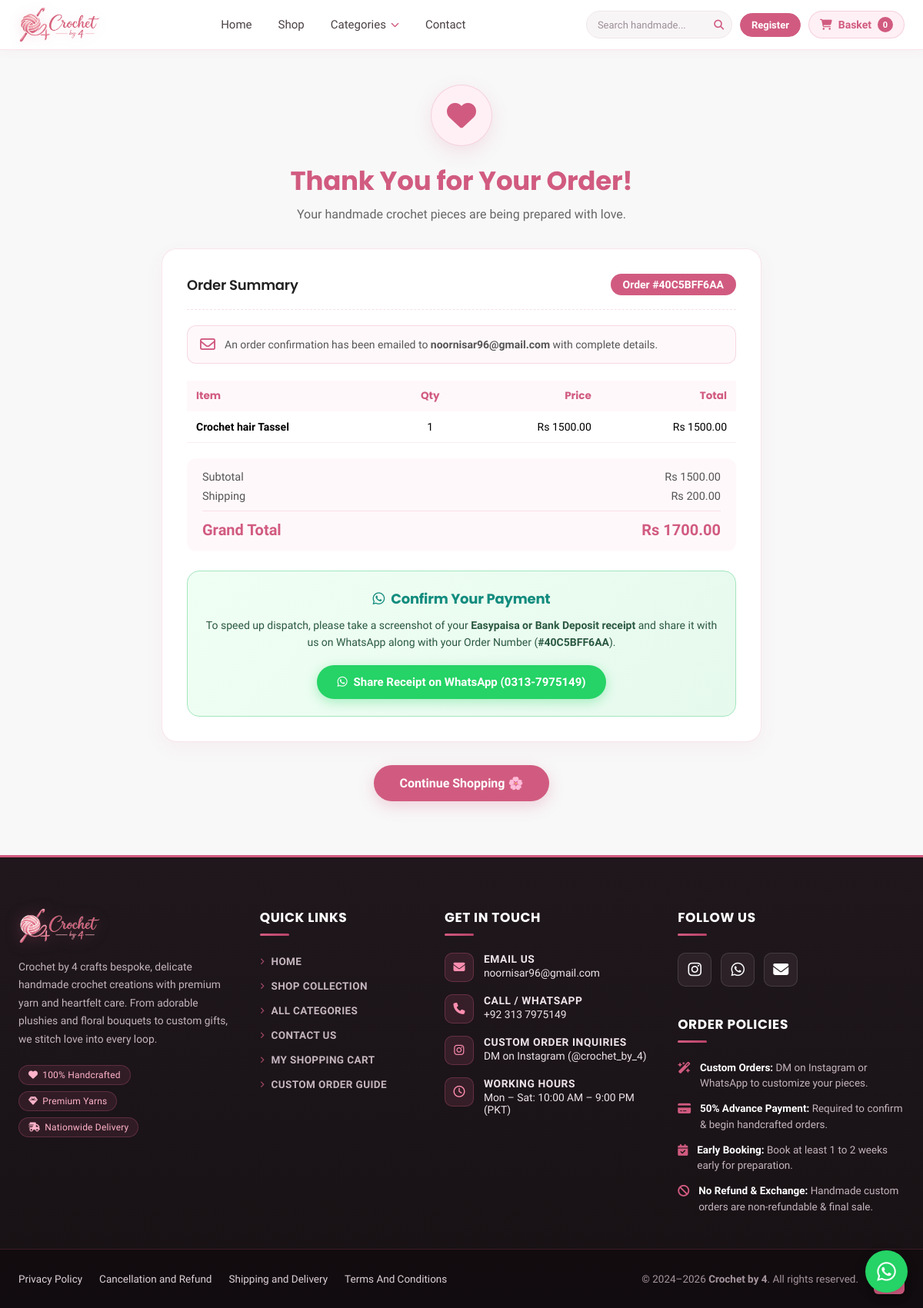
Screenshot of /basket/order-confirmation/40C5BFF6AA/ with the database file from the repository.
### store/models.py (models this page shows, shortened)
class Order(models.Model):
    order_number = models.CharField(max_length=32, unique=True, editable=False)
    user = models.ForeignKey(
        User,
        related_name="orders",
        on_delete=models.SET_NULL,
        null=True,
        blank=True
    )
    full_name = models.CharField(max_length=200)
    email = models.EmailField()
    phone = models.CharField(max_length=50, blank=True)
    address = models.CharField(max_length=255, blank=True)
    city = models.CharField(max_length=100, blank=True)
    postal_code = models.CharField(max_length=20, blank=True)
    payment_method = models.CharField(max_length=50, default="bank")
    subtotal = models.DecimalField(max_digits=10, decimal_places=2, default=0.00)
    shipping_cost = models.DecimalField(max_digits=10, decimal_places=2, default=200.00)
    tax = models.DecimalField(max_digits=10, decimal_places=2, default=0.00)
    total_price = models.DecimalField(max_digits=10, decimal_places=2, default=0.00)
    is_paid = models.BooleanField(default=False)
    created = models.DateTimeField(auto_now_add=True)
    updated = models.DateTimeField(auto_now=True)
    class Meta:
        ordering = ["-created"]
        verbose_name_plural = "Orders"

class OrderItem(models.Model):
    order = models.ForeignKey(
        Order,
        related_name="items",
        on_delete=models.CASCADE
    )
    product = models.ForeignKey(
        Product,
        related_name="order_items",
        on_delete=models.CASCADE
    )
    price = models.DecimalField(max_digits=10, decimal_places=2)
    quantity = models.PositiveIntegerField(default=1)
    def get_total_price(self):
        return self.price * self.quantity

class Product(models.Model):
    category = models.ForeignKey(
        Category,
        related_name="products",
        on_delete=models.CASCADE
    )
    created_by = models.ForeignKey(
        User,
        related_name="products",
        on_delete=models.CASCADE
    )
    title = models.CharField(max_length=255)
    slug = models.SlugField(max_length=255, unique=True)
    author = models.CharField(
        max_length=255,
        default="Admin"
    )
    description = models.TextField(blank=True)
    price = models.DecimalField(
        max_digits=10,
        decimal_places=2
    )
    in_stock = models.BooleanField(default=True)
    is_active = models.BooleanField(default=True)
    views_count = models.PositiveIntegerField(default=0)
    created = models.DateTimeField(auto_now_add=True)
    updated = models.DateTimeField(auto_now=True)
    class Meta:
        verbose_name_plural = "Products"
        ordering = ["-created"]

### basket/views.py (the view)
# urls.py: path('order-confirmation/<str:order_number>/', views.order_confirmation, name='order_confirmation'),
def order_confirmation(request, order_number):
    order = get_object_or_404(Order, order_number=order_number)
    return render(request, "store/order_success.html", {"order": order})

### basket/basket.py (called while the page is built)
    def __len__(self):
        return sum(item['qty'] for item in self.basket.values())

    def get_subtotal(self):
        subtotal = sum(
            Decimal(item['price']) * item['qty']
            for item in self.basket.values()
        )
        return Decimal(subtotal).quantize(Decimal('0.01')) if subtotal else Decimal('0.00')

    def get_tax(self):
        return Decimal('0.00')

    def get_shipping_price(self):
        if len(self) == 0 or self.get_subtotal() == Decimal('0.00'):
            return Decimal('0.00')
        return Decimal('200.00')

    def get_total_price(self):
        if len(self) == 0 or self.get_subtotal() == Decimal('0.00'):
            return Decimal('0.00')
        total = self.get_subtotal() + self.get_shipping_price()
        return total.quantize(Decimal('0.01'))

### basket/context_processors.py (called while the page is built)
def basket(request):
    return{ 'basket': Basket(request)}

### store/views.py (called while the page is built)
def categories(request):
    return{
        'categories': Category.objects.all()
    }

### templates/store/order_success.html (shortened to what this page needs)
{% extends "store/base.html" %}
{% load static %}
{% block content %}
<div class="success-container">
    <div class="success-header">
        <div class="success-icon">
            <i class="fa-solid fa-heart"></i>
        </div>
        <h1 class="success-title">Thank You for Your Order!</h1>
        <p class="success-subtitle">Your handmade crochet pieces are being prepared with love.</p>
    </div>
    <div class="success-card">
        <div class="order-badge-row">
            <h3>Order Summary</h3>
            <span class="order-num-pill">Order #{{ order.order_number }}</span>
        </div>
        <div class="email-alert">
            <i class="fa-regular fa-envelope"></i>
            <div>
                An order confirmation has been emailed to <strong>{{ order.email }}</strong> with complete details.
            </div>
        </div>
        <table class="order-items-table">
            <thead>
                <tr>
                    <th>Item</th>
                    <th style="text-align:center;">Qty</th>
                    <th style="text-align:right;">Price</th>
                    <th style="text-align:right;">Total</th>
                </tr>
            </thead>
            <tbody>
                {% for item in order.items.all %}
                <tr>
                    <td><strong>{{ item.product.title }}</strong></td>
                    <td style="text-align:center;">{{ item.quantity }}</td>
                    <td style="text-align:right;">Rs {{ item.price }}</td>
                    <td style="text-align:right;">Rs {{ item.get_total_price }}</td>
                </tr>
                {% endfor %}
            </tbody>
        </table>
        <div class="totals-breakdown">
            <div class="total-row">
                <span>Subtotal</span>
                <span>Rs {{ order.subtotal }}</span>
            </div>
            <div class="total-row">
                <span>Shipping</span>
                <span>Rs {{ order.shipping_cost }}</span>
            </div>
            <div class="grand-total-row">
                <span>Grand Total</span>
                <span>Rs {{ order.total_price }}</span>
            </div>
        </div>
        <div class="whatsapp-box">
            <h4><i class="fab fa-whatsapp"></i> Confirm Your Payment</h4>
            <p>
                To speed up dispatch, please take a screenshot of your <strong>Easypaisa or Bank Deposit receipt</strong> and share it with us on WhatsApp along with your Order Number (<strong>#{{ order.order_number }}</strong>).
            </p>
            <a
                href="https://wa.me/923137975149?text=Hi%21%20I%20have%20placed%20Order%20%23{{ order.order_number }}%20at%20Crochet%20Store%20for%20Rs%20{{ order.total_price }}.%20Here%20is%20my%20payment%20slip."
                target="_blank"
                rel="noopener"
                class="whatsapp-btn">
                <i class="fab fa-whatsapp"></i> Share Receipt on WhatsApp (0313-7975149)
            </a>
        </div>
    </div>
    <div class="actions-row">
        <a href="{% url 'store:shop' %}" class="continue-btn">
            Continue Shopping 🌸
        </a>
    </div>
</div>
{% endblock %}

### templates/store/base.html (style rules this page uses)
:root { --font-branding: 'Poppins', -apple-system, BlinkMacSystemFont, 'Segoe UI', Roboto, sans-serif; --font-ui: 'Plus Jakarta Sans', -apple-system, BlinkMacSystemFont, 'Segoe UI', Roboto, sans-serif; --font-rounded: var(--font-branding); --font-body: var(--font-ui); --brand-primary: #D15B80; --brand-primary-hover: #B84368; --brand-primary-light: #FFF0F5; --brand-primary-subtle: rgba(209, 91, 128, 0.12); --brand-border: rgba(209, 91, 128, 0.2); --brand-dark: #2D2529; --brand-muted: #6B5C64; --brand-bg: #FAF7F8; --brand-gradient: linear-gradient(135deg, #D15B80 0%, #B84368 100%); }
* { margin: 0; padding: 0; box-sizing: border-box; font-family: var(--font-ui); }
h1, h2, h3, h4, h5, h6, .hero-text h1, .hero-banner-title, .featured h2, .category-title, .shop-title, .section-title, .why h2, .why-box h3, .cart-header h2, .checkout-title, .billing-header-title, .contact-title, .contact-card h2, .auth-card h2, .order-confirmed-box h1, .card h3, .card h3 a, .product-info h1, .product-info h3, .product-info h3 a, .product-card .product-info h3, .product-card .product-info h3 a, .item-details h4, .order-product-details h4, .summary-product h4, .price, .order-item-price, .total-price, .total-box, .brand-title, .brand-sub { font-family: var(--font-branding) !important; letter-spacing: -0.2px; }
body, p, span, label, input, textarea, select, button, .desktop-nav > ul > li > a, .dropdown-toggle-btn, .dropdown-menu li a, .mobile-nav-links a, .mobile-dropdown-btn, .auth-link, .auth-btn, .btn, .welcome-user, .cart-btn, .basket-text, .basket-badge, .shop-btn, .buy-btn, .details-btn, .checkout, .complete-order-btn, .whatsapp-action-btn, .add-to-cart-btn, .contact-submit-btn { font-family: var(--font-ui) !important; }
body { background: #f8f8f8; overflow-x: hidden; }

### rows the page displays
Order: order_number "40C5BFF6AA", email "noornisar96@gmail.com", subtotal "1500.00", shipping_cost "200.00", total_price "1700.00"
OrderItem: product "Crochet hair Tassel", quantity "1", price "1500.00", get_total_price "1500.00"

### other values shown
{{ total_qty }} "0"
